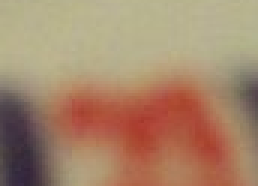
#> input picture Street_veiw/train/1047.Bmp, 86 x 62 px (shown 3 times larger)
$ python simple_solution.py
#> lines starting #> are read from the running program, lines starting #| are printed output that depends on the picture
import os
import glob
import numpy as np
import pandas as pd
from skimage.io import imread
from skimage.transform import resize
from sklearn.ensemble import RandomForestClassifier
from sklearn.neighbors import KNeighborsClassifier

def load_data(data_dir, labels_file=None):
#> called with data_dir = 'd:\\SandBox-concept\\Street_veiw/train'
    print(f"Loading data from {data_dir}...")
    image_files = glob.glob(os.path.join(data_dir, "*.Bmp"))
    if not image_files:
        # Try lowercase extension just in case
        image_files = glob.glob(os.path.join(data_dir, "*.bmp"))

    print(f"Found {len(image_files)} images.")

    X = []
    ids = []

    for i, file_path in enumerate(image_files):
        if i % 1000 == 0 and i > 0:
            print(f"Processed {i} images...")

        # Read image
        img = imread(file_path)
#> img is the input picture: shape (62, 86, 3); mean R, G, B 166.6, 133.7, 106.9

        # Convert to grayscale if it is a color image
        if len(img.shape) == 3:
             # Just take average or use rgb2gray (need import).
             # Simple way: mean across last axis (channels)
             img = img.mean(axis=2)
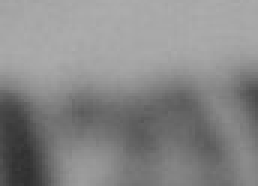
#> img: shape (62, 86) float64 (shown 3 times larger); min 47.33, max 173.3, mean 135.7

        # Resize image
        img_resized = resize(img, (20, 20), anti_aliasing=True)
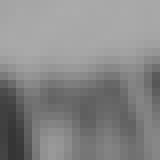
#> img_resized: shape (20, 20) float64 (shown 8 times larger); min 53.33, max 171.1, mean 135.7

        # Flatten image to 1D array
        # 20x20 = 400 features
        X.append(img_resized.flatten())

        # Extract ID from filename (e.g., "d:\path\123.Bmp" -> 123)
        file_name = os.path.basename(file_path)
        file_id = int(os.path.splitext(file_name)[0])
        ids.append(file_id)

    return np.array(X), np.array(ids)

def main():
    base_path = r"d:\SandBox-concept\Street_veiw"
    train_dir = os.path.join(base_path, "train")
    test_dir = os.path.join(base_path, "test")
    labels_path = os.path.join(base_path, "trainLabels.csv")
    output_path = os.path.join(base_path, "submission.csv")

    # 1. Load Training Data
    print("--- Loading Training Data ---")
    X_train, train_ids = load_data(train_dir)
#> train_ids = [1047]

    # 2. Load Labels
    print("--- Loading Labels ---")
#> (the run stopped early here; a loop or call above may not have finished)
